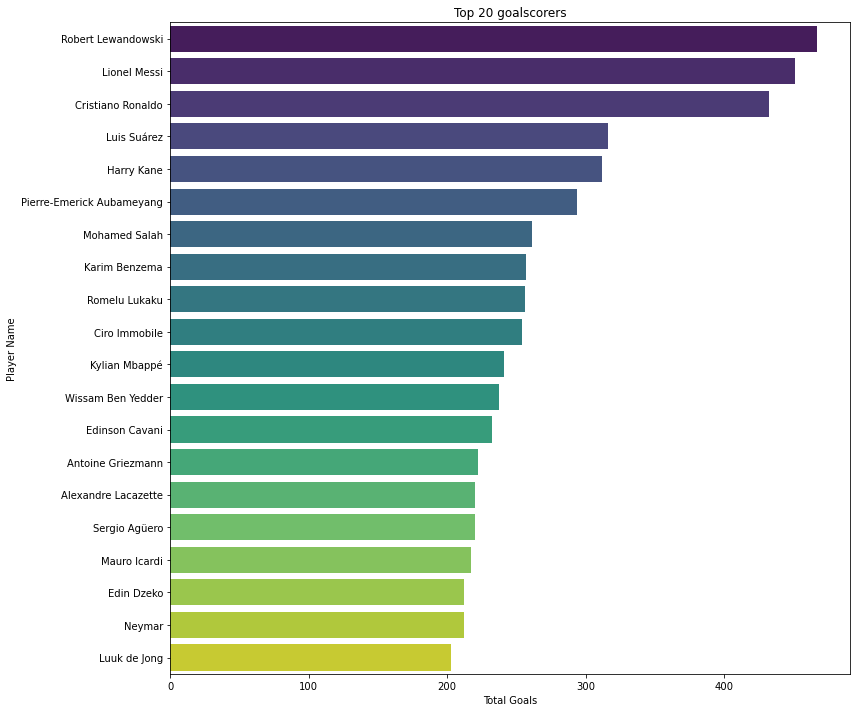

Generate this figure with Python:
# -*- coding: utf-8 -*-
"""
Created on Thu Sep  5 12:17:59 2024

@author: Heikki
"""

import pyodbc
import pandas as pd
import matplotlib.pyplot as plt
import seaborn as sns

# Connection to Database
conn = pyodbc.connect(
    "Driver={ODBC Driver 18 for SQL Server};"
    "Server=localhost\\SQLEXPRESS;"
    "Database=FootballDB;"
    "Trusted_Connection=yes;"
    "TrustServerCertificate=yes"
)

# Query to get data
query = ("""
         SELECT p.name, p.player_id, p.current_club_name, a.goals
         FROM dbo.Players AS p
         JOIN dbo.Appereances AS a ON p.player_id = a.player_id
         """)

# Read SQL query into a DataFrame
data = pd.read_sql(query, conn)

# Close the connection
conn.close()

# Preview the DataFrame
print(data)

# Calculate total goals by player
total_goals = data.groupby('name')['goals'].sum().reset_index()

# Sort by total goals in descending order
top_goalscorers = total_goals.sort_values(by='goals', ascending=False)

# Preview the top goalscorers
print(top_goalscorers)

# Plot the top 20 goalscorers
plt.figure(figsize=(12, 10))
sns.barplot(x='goals', y='name', data=top_goalscorers.head(20), palette='viridis')
plt.title('Top 20 goalscorers')
plt.xlabel('Total Goals')
plt.ylabel('Player Name')

# Rotate y-axis labels if needed
plt.yticks(rotation=0)

# Adjust layout to fit all labels
plt.tight_layout()

plt.show()
